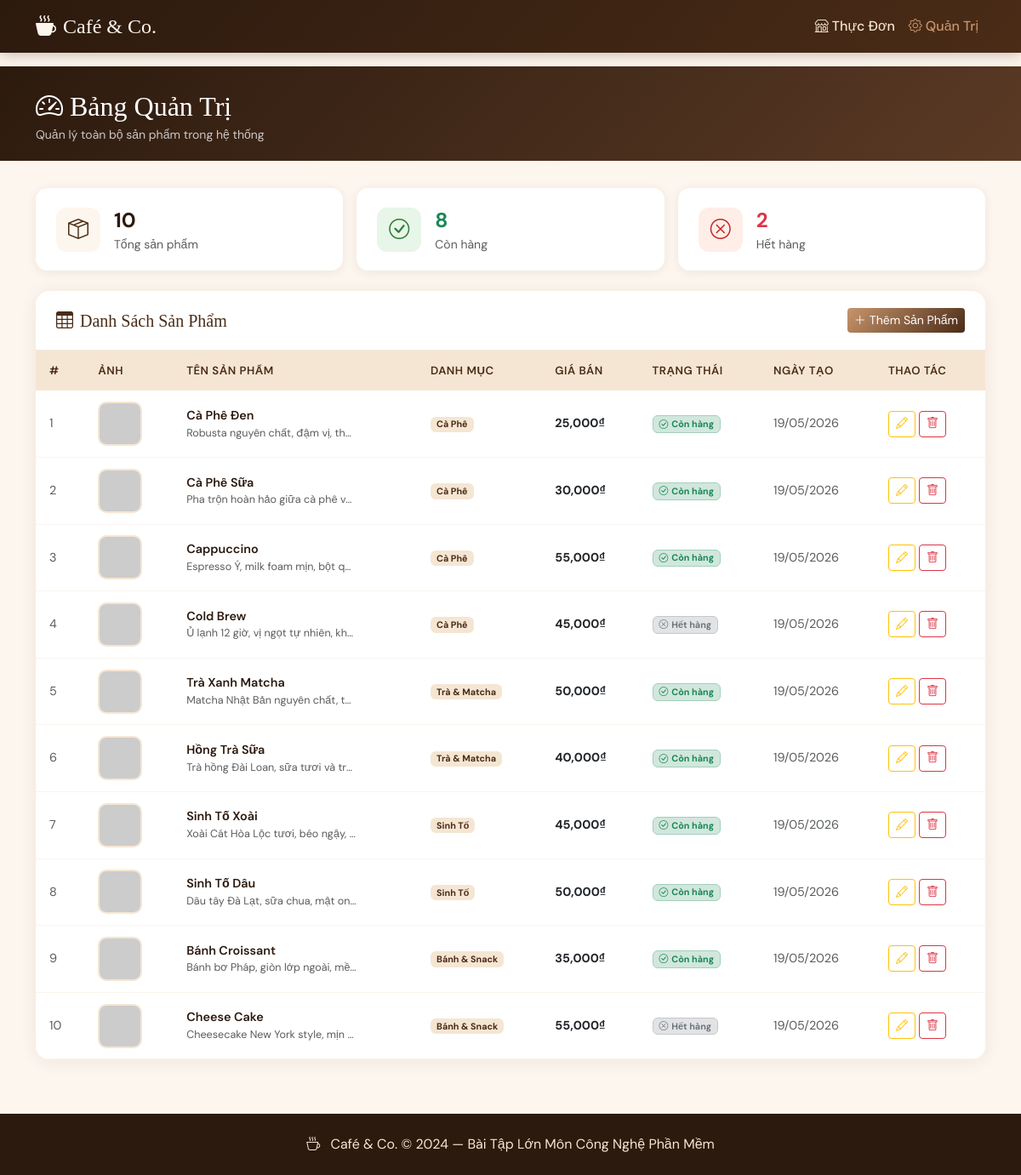
The page /admin on the database its author committed.
### App.py (models this page shows, shortened)
class Product(db.Model):
    __tablename__ = 'products'
    id          = db.Column(db.Integer, primary_key=True)
    name        = db.Column(db.String(200), nullable=False)
    price       = db.Column(db.Float, nullable=False)
    description = db.Column(db.Text)
    image_url   = db.Column(db.String(500))
    category_id = db.Column(db.Integer, db.ForeignKey('categories.id'), nullable=False)
    status      = db.Column(db.Boolean, default=True, nullable=False)
    created_at  = db.Column(db.DateTime, default=datetime.utcnow)

class Category(db.Model):
    __tablename__ = 'categories'
    id         = db.Column(db.Integer, primary_key=True)
    name       = db.Column(db.String(100), nullable=False, unique=True)
    products   = db.relationship('Product', backref='category', lazy=True)

### App.py (the view)
@app.route('/admin')
def admin():
    products = Product.query.order_by(Product.created_at.desc()).all()
    categories = Category.query.all()
    return render_template('admin.html', products=products, categories=categories)

### templates/Admin.html (shortened to what this page needs)
{% extends "base.html" %}
{% block content %}
<div class="admin-header">
  <div class="container">
    <h2><i class="bi bi-speedometer2 me-2"></i>Bảng Quản Trị</h2>
    <p class="mb-0 opacity-75 small">Quản lý toàn bộ sản phẩm trong hệ thống</p>
  </div>
</div>
<div class="container">
  <div class="row g-3 mb-4">
    <div class="col-sm-4">
      <div class="stat-card">
        <div class="stat-icon brown"><i class="bi bi-box-seam"></i></div>
        <div>
          <div class="fw-bold fs-4">{{ products | length }}</div>
          <div class="text-muted small">Tổng sản phẩm</div>
        </div>
      </div>
    </div>
    <div class="col-sm-4">
      <div class="stat-card">
        <div class="stat-icon green"><i class="bi bi-check-circle"></i></div>
        <div>
          <div class="fw-bold fs-4 text-success">{{ products | selectattr('status') | list | length }}</div>
          <div class="text-muted small">Còn hàng</div>
        </div>
      </div>
    </div>
    <div class="col-sm-4">
      <div class="stat-card">
        <div class="stat-icon red"><i class="bi bi-x-circle"></i></div>
        <div>
          <div class="fw-bold fs-4 text-danger">{{ products | rejectattr('status') | list | length }}</div>
          <div class="text-muted small">Hết hàng</div>
        </div>
      </div>
    </div>
  </div>
  <div class="admin-table-wrapper mb-5">
    <div class="admin-table-header">
      <h5><i class="bi bi-table me-2"></i>Danh Sách Sản Phẩm</h5>
      <a href="{{ url_for('create_product') }}" class="btn btn-cafe btn-sm">
        <i class="bi bi-plus-lg me-1"></i>Thêm Sản Phẩm
      </a>
    </div>
    <div class="table-responsive">
      <table class="table">
        <thead>
          <tr>
            <th>#</th>
            <th>Ảnh</th>
            <th>Tên Sản Phẩm</th>
            <th>Danh Mục</th>
            <th>Giá Bán</th>
            <th>Trạng Thái</th>
            <th>Ngày Tạo</th>
            <th style="width:130px">Thao Tác</th>
          </tr>
        </thead>
        <tbody>
          {% if products %}
            {% for p in products %}
            <tr>
              <td class="text-muted small">{{ p.id }}</td>
              <td>
                <img src="{{ p.image_url or 'https://via.placeholder.com/52?text=?' }}"
                     alt="{{ p.name }}"
                     class="product-thumb"
                     onerror="this.src='https://via.placeholder.com/52?text=?'">
              </td>
              <td>
                <div class="product-name" title="{{ p.name }}">{{ p.name }}</div>
                {% if p.description %}
                  <div class="text-muted small"
                       style="max-width:200px; overflow:hidden; text-overflow:ellipsis; white-space:nowrap"
                       title="{{ p.description }}">
                    {{ p.description[:60] }}{% if p.description|length > 60 %}…{% endif %}
                  </div>
                {% endif %}
              </td>
              <td>
                <span class="badge" style="background:var(--cafe-foam);color:var(--cafe-brown)">
                  {{ p.category.name }}
                </span>
              </td>
              <td class="price-cell">{{ "{:,.0f}".format(p.price) }}₫</td>
              <td>
                {% if p.status %}
                  <span class="badge bg-success-subtle text-success border border-success-subtle">
                    <i class="bi bi-check-circle me-1"></i>Còn hàng
                  </span>
                {% else %}
                  <span class="badge bg-secondary-subtle text-secondary border border-secondary-subtle">
                    <i class="bi bi-x-circle me-1"></i>Hết hàng
                  </span>
                {% endif %}
              </td>
              <td class="text-muted small">
                {{ p.created_at.strftime('%d/%m/%Y') if p.created_at else '—' }}
              </td>
              <td>
                <div class="d-flex gap-1">
                  <a href="{{ url_for('update_product', product_id=p.id) }}"
                     class="btn btn-sm btn-outline-warning" title="Sửa">
                    <i class="bi bi-pencil"></i>
                  </a>
                  <form action="{{ url_for('delete_product', product_id=p.id) }}"
                        method="POST"
                        onsubmit="return confirm('⚠️ Bạn có chắc chắn muốn xóa sản phẩm\n\n\"{{ p.name }}\"\n\nHành động này không thể hoàn tác!')">
                    <button type="submit" class="btn btn-sm btn-outline-danger" title="Xóa">
                      <i class="bi bi-trash"></i>
                    </button>
                  </form>
                </div>
              </td>
            </tr>
            {% endfor %}
          {% endif %}
        </tbody>
      </table>
    </div>
  </div>
</div>
{% endblock %}

### templates/base.html (style rules this page uses)
:root { --cafe-brown: #4a2c17; --cafe-latte: #c8956c; --cafe-cream: #fdf6ee; --cafe-espresso:#2c1a0e; --cafe-foam: #f5e6d3; }
body { font-family: 'DM Sans', sans-serif; background-color: var(--cafe-cream); color: var(--cafe-espresso); }
.btn-cafe { background: linear-gradient(135deg, var(--cafe-latte), var(--cafe-brown)); color: white; border: none; transition: opacity 0.2s, transform 0.1s; }

### templates/Admin.html (style rules this page uses)
.admin-header { background: linear-gradient(135deg, var(--cafe-espresso), #5a3a25); color: white; padding: 1.75rem 0 1.25rem; margin-bottom: 2rem; }
.admin-header h2 { font-family: 'Playfair Display', serif; margin-bottom: 0.25rem; }
.stat-card { background: white; border-radius: 14px; padding: 1.25rem 1.5rem; box-shadow: 0 2px 12px rgba(74,44,23,0.08); display: flex; align-items: center; gap: 1rem; }
.stat-icon { width: 52px; height: 52px; border-radius: 12px; display: flex; align-items: center; justify-content: center; font-size: 1.5rem; flex-shrink: 0; }
.stat-icon.brown { background: #fdf6ee; color: var(--cafe-brown); }
.stat-icon.green { background: #e8f5e9; color: #2e7d32; }
.stat-icon.red { background: #ffeee8; color: #c62828; }
.admin-table-wrapper { background: white; border-radius: 16px; box-shadow: 0 2px 20px rgba(74,44,23,0.08); overflow: hidden; }
.admin-table-header { display: flex; justify-content: space-between; align-items: center; padding: 1.25rem 1.5rem; border-bottom: 1px solid #f0e8e0; }
.admin-table-header h5 { font-family: 'Playfair Display', serif; margin: 0; color: var(--cafe-brown); }
.table { margin: 0; }
.table thead th { background: var(--cafe-foam); color: var(--cafe-brown); font-weight: 600; font-size: 0.825rem; text-transform: uppercase; letter-spacing: 0.04em; border: none; padding: 0.85rem 1rem; white-space: nowrap; }
.table tbody tr { border-color: #faf4ee; transition: background 0.15s; }
.table td { vertical-align: middle; padding: 0.8rem 1rem; font-size: 0.9rem; }
.product-thumb { width: 52px; height: 52px; object-fit: cover; border-radius: 10px; border: 2px solid var(--cafe-foam); }
.product-name { font-weight: 600; color: var(--cafe-espresso); max-width: 200px; overflow: hidden; text-overflow: ellipsis; white-space: nowrap; }
.price-cell { font-weight: 700; color: var(--cafe-latte); white-space: nowrap; }

### rows shown on the page
Product: id "1", name "Cà Phê Đen", description "Robusta nguyên chất, đậm vị, th…", category.name "Cà Phê", price "25,000", status True (drawn), created_at "19/05/2026"
Product: id "2", name "Cà Phê Sữa", description "Pha trộn hoàn hảo giữa cà phê v…", category.name "Cà Phê", price "30,000", status True (drawn), created_at "19/05/2026"
Product: id "3", name "Cappuccino", description "Espresso Ý, milk foam mịn, bột q…", category.name "Cà Phê", price "55,000", status True (drawn), created_at "19/05/2026"
Product: id "4", name "Cold Brew", description "Ủ lạnh 12 giờ, vị ngọt tự nhiên, kh…", category.name "Cà Phê", price "45,000", status False (drawn), created_at "19/05/2026"
Product: id "5", name "Trà Xanh Matcha", description "Matcha Nhật Bản nguyên chất, t…", category.name "Trà & Matcha", price "50,000", status True (drawn), created_at "19/05/2026"
Product: id "6", name "Hồng Trà Sữa", description "Trà hồng Đài Loan, sữa tươi và tr…", category.name "Trà & Matcha", price "40,000", status True (drawn), created_at "19/05/2026"
Product: id "7", name "Sinh Tố Xoài", description "Xoài Cát Hòa Lộc tươi, béo ngậy,…", category.name "Sinh Tố", price "45,000", status True (drawn), created_at "19/05/2026"
Product: id "8", name "Sinh Tố Dâu", description "Dâu tây Đà Lạt, sữa chua, mật on…", category.name "Sinh Tố", price "50,000", status True (drawn), created_at "19/05/2026"
Product: id "9", name "Bánh Croissant", description "Bánh bơ Pháp, giòn lớp ngoài, mề…", category.name "Bánh & Snack", price "35,000", status True (drawn), created_at "19/05/2026"
Product: id "10", name "Cheese Cake", description "Cheesecake New York style, mịn…", category.name "Bánh & Snack", price "55,000", status False (drawn), created_at "19/05/2026"

### other values the page prints
{{ products | length }} "10"
{{ products | selectattr('status') | list | length }} "8"
{{ products | rejectattr('status') | list | length }} "2"
